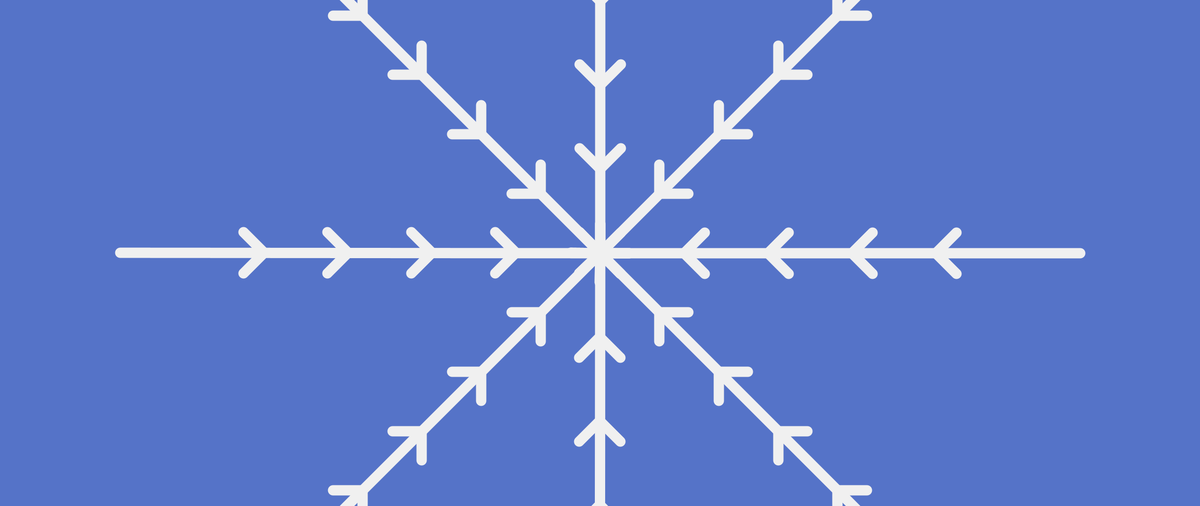
Frame 1 (no input)
Frame 2 (the mouse pressed at the canvas centre, redrawn once): identical to frame 1, image omitted

The Processing sketch that drew this single still picture (run headless with seeded random() and noise(); the mouse was pressed at the canvas centre and the sketch redrawn once):

// Processing sketch: frozen
// ── frozen.pde
// Manuale di Programmazione Cinematografica - Volume 1
// Daniele Olmisani, 2016

// Frozen


final color PAPER = color(85, 115, 200);
final color INK = color(240, 240, 240);

final int COUNT = 8;


void setup() {
  size(2560, 1080);
  noLoop();
}


void draw() {
  
  float s = min(width, height) / 48; 
  
  translate(width/2.0, height/2.0);
  
  background(PAPER);
  
  stroke(INK);
  strokeWeight(s);
  
  for (int i=0; i<COUNT; i++) {
    line(0, 0, 0.4*width, 0);
    for (int k=0; k<5; k++) {
      float step = 0.07*k*width;
      line(step, 0, step+2*s, 2*s);
      line(step, 0, step+2*s, -2*s);
    }
    rotate(TWO_PI / COUNT);
  }
  
  save("frozen.png");
}
